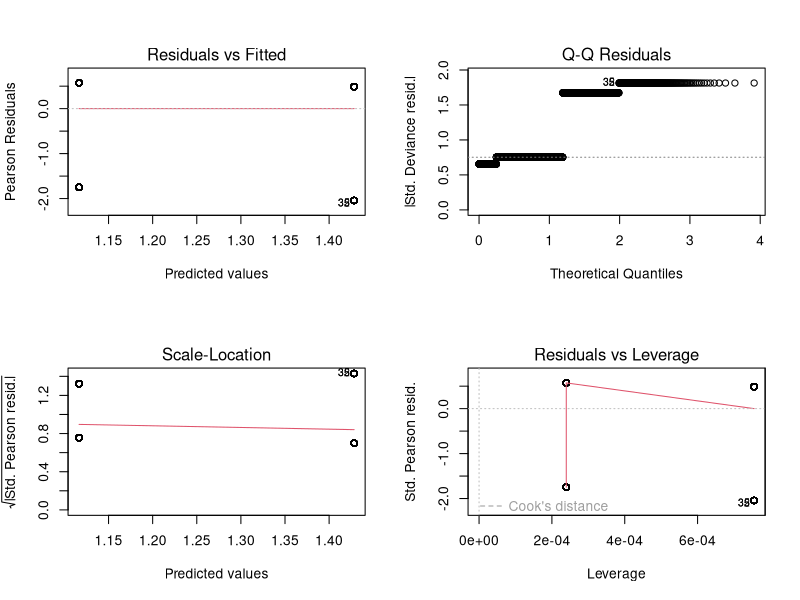

The R script that drew this image:
library(dplyr)
library(readr)
library(purrr)
library(stringr)
library(tidyr)

# Load the dataset
df <- read_csv("reappears_after_first_cleaned.csv")

# lm_model <- lm(reappears_after_first ~ is_major_label, data = df_modified)

# Fit a logistic regression model: binary outcome ~ major label
glm_model <- glm(reappears_after_first ~ is_major_label, data = df, family = "binomial")

# Print the model summary
summary(glm_model)

# Plot diagnostic plots (these are still limited for binary outcomes)
par(mfrow = c(2, 2))
plot(glm_model)
